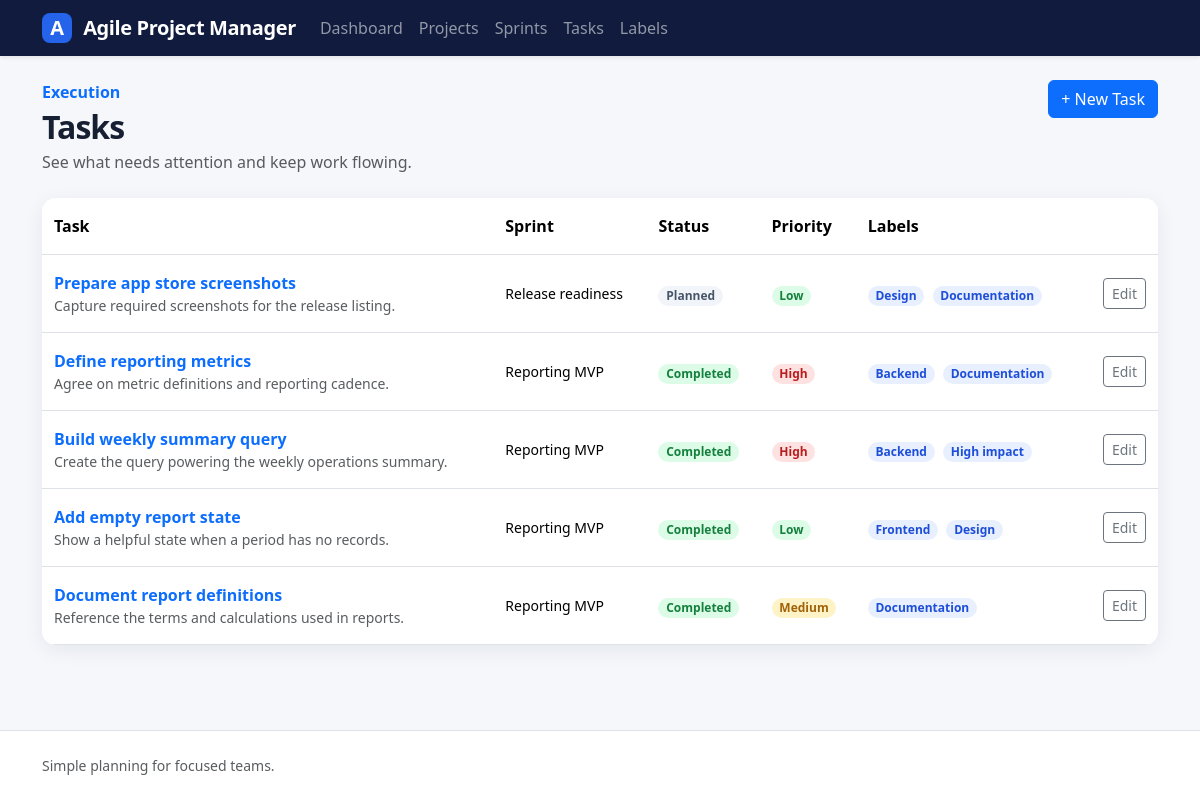
The page /tasks/ on the database as committed earlier.
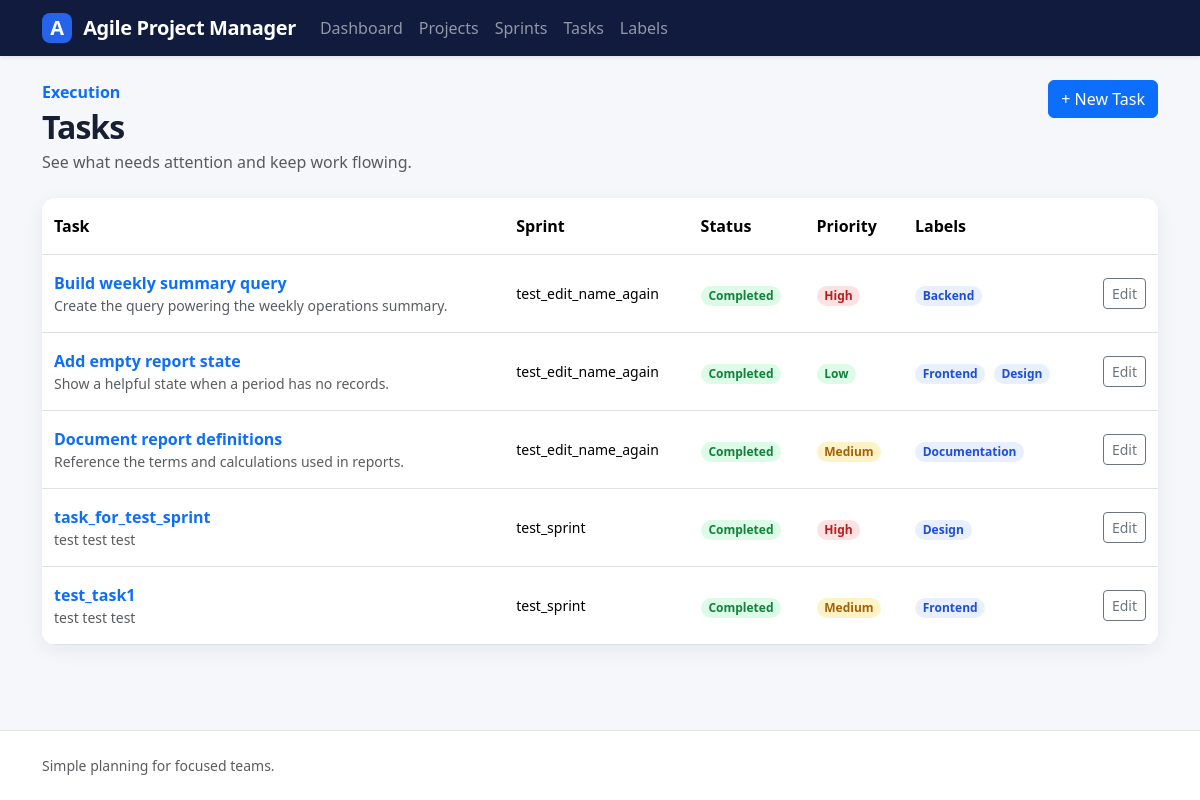
The same page on the database as committed later.
### tasks/models.py (models this page shows, shortened)
class Task(models.Model):
    class PriorityChoices(models.TextChoices):
        LOW = 'LOW'
        MEDIUM = 'MEDIUM'
        HIGH = 'HIGH'
    sprint = models.ForeignKey(Sprint, on_delete=models.CASCADE)
    title = models.CharField(
        max_length=100,
        validators=[MinLengthValidator(3)],
    )
    description = models.TextField(max_length=500)
    priority = models.CharField(choices=PriorityChoices.choices, max_length=10)
    status = models.CharField(choices=Sprint.StatusChoices.choices, max_length=10)
    created_at = models.DateTimeField(auto_now_add=True)
    updated_at = models.DateTimeField(auto_now=True)
    labels = models.ManyToManyField(Label)

class Label(models.Model):
    name = models.CharField(
        max_length=100,
        validators=[MinLengthValidator(3)],
    )
    color = models.CharField(max_length=10)

### sprints/models.py (models this page shows, shortened)
class Sprint(models.Model):
    class StatusChoices(models.TextChoices):
        PLANNED = 'planned', 'Planned'
        ACTIVE = 'active', 'Active'
        COMPLETED = 'completed', 'Completed'
    project = models.ForeignKey(Project, on_delete=models.CASCADE)
    name = models.CharField(
        max_length=100,
        validators=[MinLengthValidator(4)],
    )
    goal = models.CharField(max_length=100)
    start_date = models.DateField()
    end_date = models.DateField()
    status = models.CharField(choices=StatusChoices.choices, max_length=10)

### tasks/views.py (the view)
# urls.py: path('', TaskListView.as_view(), name='list'),
class TaskListView(ListView):
    model = Task
    template_name = 'tasks/task_list.html'
    context_object_name = 'tasks'

### templates/tasks/task_list.html (shortened to what this page needs)
{% extends "base.html" %}
{% block content %}
    <div class="page-header">
        <div>
            <p class="text-primary fw-semibold mb-1">
                Execution
            </p>
            <h1 class="h2 mb-1">
                Tasks
            </h1>
            <p class="text-muted mb-0">
                See what needs attention and keep work flowing.
            </p>
        </div>
        <a class="btn btn-primary" href="{% url 'tasks:create' %}">
            + New Task
        </a>
    </div>
    <div class="card table-card">
        <div class="table-responsive">
            <table class="table table-hover mb-0">
                <thead>
                    <tr>
                        <th>
                            Task
                        </th>
                        <th>
                            Sprint
                        </th>
                        <th>
                            Status
                        </th>
                        <th>
                            Priority
                        </th>
                        <th>
                            Labels
                        </th>
                        <th>
                        </th>
                    </tr>
                </thead>
                <tbody>
                    {% for task in tasks %}
                        <tr>
                            <td>
                                <a class="fw-semibold text-decoration-none" href="{% url 'tasks:detail' task.pk %}">
                                    {{ task.title }}
                                </a>
                                <div class="small text-muted">
                                    {{ task.description|truncatewords:10 }}
                                </div>
                            </td>
                            <td class="small">
                                {{ task.sprint.name }}
                            </td>
                            <td>
                                <span class="badge rounded-pill badge-status-{{ task.status }}">
                                    {{ task.get_status_display|default:task.status|title }}
                                </span>
                            </td>
                            <td>
                                <span class="badge rounded-pill priority-{{ task.priority|lower }}">
                                    {{ task.get_priority_display|default:task.priority|title }}
                                </span>
                            </td>
                            <td>
                                {% for label in task.labels.all %}
                                    <span class="badge rounded-pill badge-soft me-1">
                                        {{ label.name }}
                                    </span>
                                {% empty %}
                                    <span class="text-muted small">
                                        None
                                    </span>
                                {% endfor %}
                            </td>
                            <td class="text-end">
                                <a href="{% url 'tasks:update' task.pk %}" class="btn btn-sm btn-outline-secondary">
                                    Edit
                                </a>
                            </td>
                        </tr>
                    {% empty %}
                        <tr>
                            <td colspan="6">
                                {% include "partials/_empty_state.html" with title="No tasks found" message="Create a task or adjust your filters." action_url=task_create_url action_text="Create task" %}
                            </td>
                        </tr>
                    {% endfor %}
                </tbody>
            </table>
        </div>
    </div>
{% endblock %}

Rows that differ between the two databases and show on the page:
removed Task: title "Prepare app store screenshots", description "Capture required screenshots for the release listing.", sprint.name "Release readiness", status "Planned", priority "Low", Label (name "Design"), Label (name "Documentation")
removed Task: title "Define reporting metrics", description "Agree on metric definitions and reporting cadence.", sprint.name "Reporting MVP", status "Completed", priority "High", Label (name "Backend"), Label (name "Documentation")
removed Label: name "High impact", shown under Task "Build weekly summary query"
changed through a linked row, Task "Build weekly summary query": sprint.name "Reporting MVP" → "test_edit_name_again"
changed through a linked row, Task "Add empty report state": sprint.name "Reporting MVP" → "test_edit_name_again"
changed through a linked row, Task "Document report definitions": sprint.name "Reporting MVP" → "test_edit_name_again"
added Task: title "task_for_test_sprint", description "test test test", sprint.name "test_sprint", status "Completed", priority "High", Label (name "Design")
added Task: title "test_task1", description "test test test", sprint.name "test_sprint", status "Completed", priority "Medium", Label (name "Frontend")
